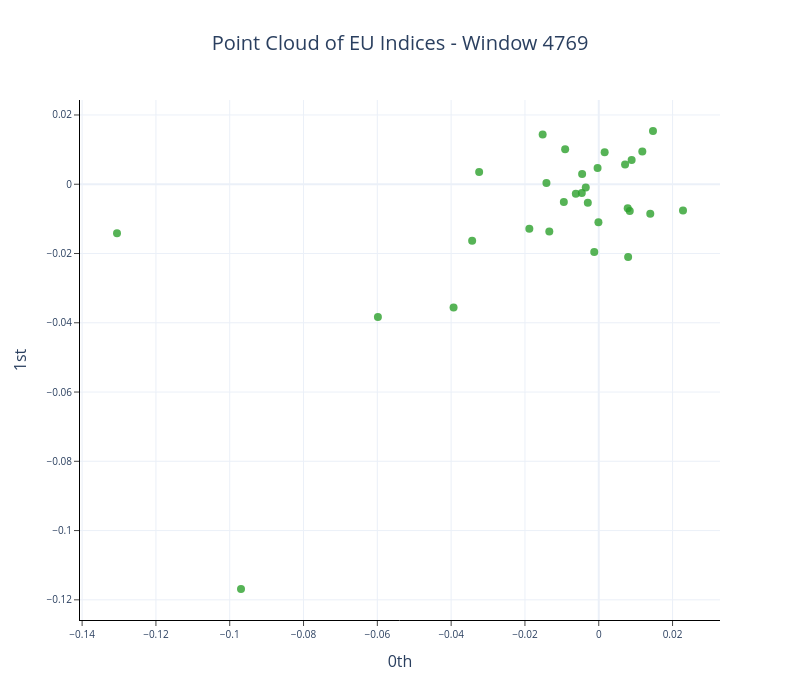

This figure's notebook cell:
### Code cell
cloud = eu_cloud_30[4769]
fig = plot_point_cloud(cloud, 2)

fig.update_layout(
    width=800, 
    height=700,
    title=dict(text="Point Cloud of EU Indices - Window 4769", x=0.5,
            xanchor="center")
)
fig.update_traces(marker=dict(color="#2ca02c", size=8)) 

fig.show()
fig.write_image("Figures/eu_cloud_4769.png", scale=3)

### Figure 1 — Plotly figure (JSON) as saved in the notebook; plotly's stock layout.template omitted (floating-point values rounded to 4 significant figures)
{"data": [{"marker": {"color": "#2ca02c", "colorscale": [[0, "#440154"], [0.1111, "#482878"], [0.2222, "#3e4989"], [0.3333, "#31688e"], [0.4444, "#26828e"], [0.5556, "#1f9e89"], [0.6667, "#35b779"], [0.7778, "#6ece58"], [0.8889, "#b5de2b"], [1, "#fde725"]], "opacity": 0.8, "size": 8}, "mode": "markers", "type": "scatter", "x": [-0.002964, -0.009466, 0.01396, -0.01881, 0.001598, -0.01418, -0.0134, 0.02283, 0.01469, 0.007133, -0.004505, 0.008403, 0.008908, -0.0003165, -8.874e-05, -0.004596, 0.007849, -0.009107, -0.006216, -0.05985, -0.001221, -0.03241, -0.03934, 0.007961, 0.0118, -0.0152, -0.03431, -0.09694, -0.00352, -0.1305], "y": [-0.005333, -0.005111, -0.008515, -0.01282, 0.009213, 0.0003876, -0.01367, -0.007574, 0.01537, 0.005723, 0.002976, -0.007745, 0.007025, 0.004656, -0.011, -0.002513, -0.006925, 0.01011, -0.002739, -0.03835, -0.0196, 0.003499, -0.03557, -0.02104, 0.009467, 0.01439, -0.0163, -0.1169, -0.0009391, -0.01414]}], "layout": {"height": 700, "plot_bgcolor": "white", "title": {"text": "Point Cloud of EU Indices - Window 4769", "x": 0.5, "xanchor": "center"}, "width": 800, "xaxis": {"anchor": "x", "exponentformat": "e", "linecolor": "black", "linewidth": 1, "mirror": false, "showexponent": "all", "showline": true, "side": "bottom", "ticks": "outside", "title": {"text": "0th"}, "type": "linear", "zeroline": true}, "yaxis": {"anchor": "y", "exponentformat": "e", "linecolor": "black", "linewidth": 1, "mirror": false, "showexponent": "all", "showline": true, "side": "left", "ticks": "outside", "title": {"text": "1st"}, "type": "linear", "zeroline": true}}}
